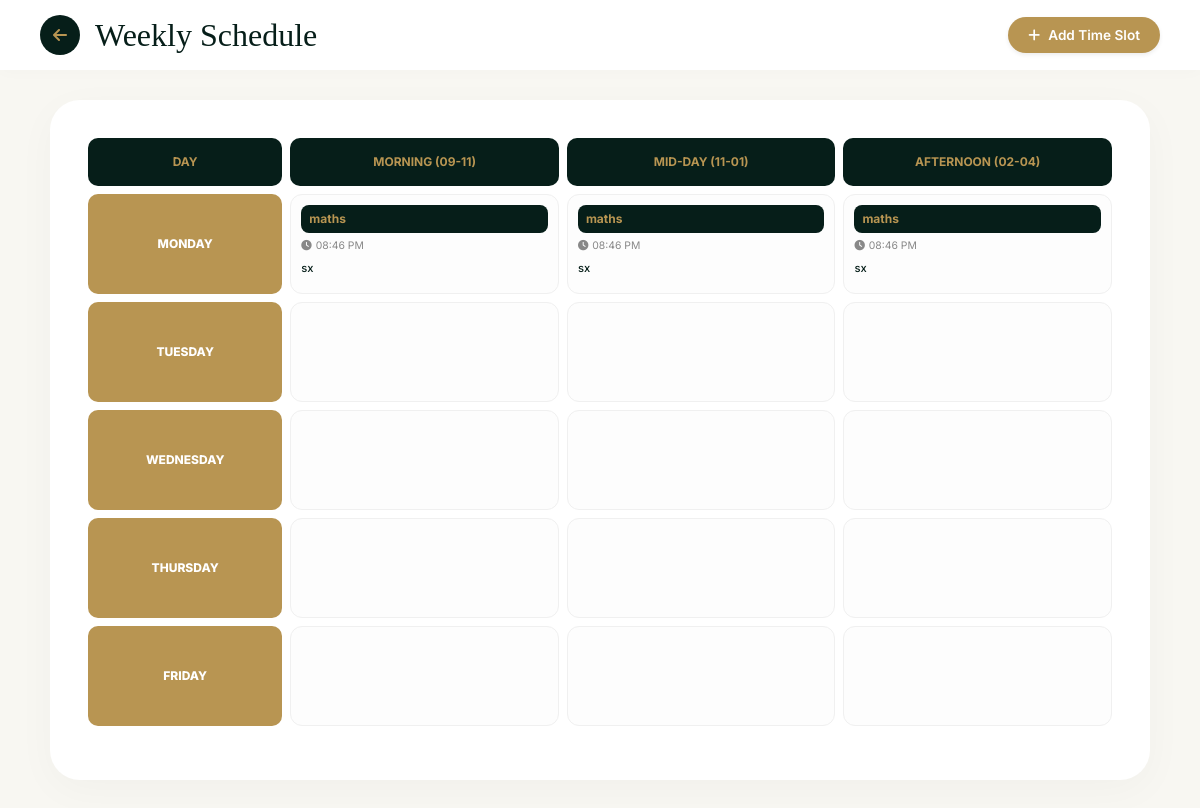
/index.php/academic/timetable/1, run on the app's committed database.
### tables this page shows
CREATE TABLE `timetable` (
  `id` int(11) NOT NULL,
  `class_id` int(11) DEFAULT NULL,
  `day` varchar(20) DEFAULT NULL,
  `start_time` time DEFAULT NULL,
  `end_time` time DEFAULT NULL,
  `subject_name` varchar(100) DEFAULT NULL,
  `teacher_id` int(11) DEFAULT NULL
);

CREATE TABLE `teachers` (
  `id` int(11) NOT NULL,
  `emp_id` varchar(50) NOT NULL,
  `subject` varchar(100) DEFAULT NULL,
  `qualification` varchar(100) DEFAULT NULL,
  `joining_date` date DEFAULT NULL,
  `salary` decimal(10,2) DEFAULT NULL,
  `first_name` varchar(100) DEFAULT NULL,
  `last_name` varchar(100) DEFAULT NULL,
  `email` varchar(100) DEFAULT NULL,
  `phone` varchar(20) DEFAULT NULL,
  `address` text DEFAULT NULL,
  `photo` varchar(255) DEFAULT 'default.png',
  `created_at` timestamp NOT NULL DEFAULT current_timestamp()
);

### application/controllers/Academic.php (called while the page is built, shortened)
<?php
class Academic extends CI_Controller {
    public function __construct() {
        $this->load->model(array('Academic_model', 'Teacher_model'));
        $this->load->helper('url');
    }
    public function timetable($class_id) {
        $data['class_id'] = $class_id;
        $data['schedule'] = $this->Academic_model->get_timetable($class_id);
        $data['teachers'] = $this->Teacher_model->get_teachers();
        $this->load->view('timetable_view', $data);
    }
}

### index.php (called while the page is built, shortened)
<?php
require_once BASEPATH.'core/CodeIgniter.php';

### application/models/Academic_model.php (called while the page is built, shortened)
<?php
class Academic_model extends CI_Model {
    public function get_timetable($class_id) {
        $this->db->select('timetable.*, teachers.first_name, teachers.last_name');
        $this->db->from('timetable');
        $this->db->join('teachers', 'teachers.id = timetable.teacher_id', 'left');
        $this->db->where('class_id', $class_id);
        return $this->db->get()->result_array();
    }
}

### application/views/timetable_view.php (the view, shortened to what this page needs)
<!DOCTYPE html>
<html lang="en">
<head>
    <link href="https://cdn.jsdelivr.net/npm/bootstrap@5.3.0/dist/css/bootstrap.min.css" rel="stylesheet">
    <link rel="stylesheet" href="https://cdnjs.cloudflare.com/ajax/libs/font-awesome/6.4.0/css/all.min.css">
</head>
<body>
    <div class="page-header">
        <div class="d-flex align-items-center">
            <a href="<?= site_url('academic/classes') ?>" class="back-circle"><i class="fa fa-arrow-left"></i></a>
            <h2>Weekly Schedule</h2>
        </div>
        <button class="btn-add-slot shadow-sm" data-bs-toggle="modal" data-bs-target="#addSlot"><i class="fa fa-plus me-2"></i>Add Time Slot</button>
    </div>
    <div class="container-fluid">
        <div class="timetable-card">
            <table class="table table-borderless table-timetable">
                <thead>
                    <tr>
                        <th style="width: 100px;">Day</th>
                        <th>Morning (09-11)</th>
                        <th>Mid-Day (11-01)</th>
                        <th>Afternoon (02-04)</th>
                    </tr>
                </thead>
                <tbody>
                    <?php
                    $days = ['Monday', 'Tuesday', 'Wednesday', 'Thursday', 'Friday'];
                    foreach($days as $day): ?>
                    <tr>
                        <th class="day-label align-middle"><?= $day ?></th>
                        <?php for($i=0; $i<3; $i++): ?>
                        <td>
                            <?php foreach($schedule as $s): ?>
                                <?php if($s['day'] == $day): ?>
                                    <div class="subject-slot text-truncate"><?= $s['subject_name'] ?></div>
                                    <span class="time-text"><i class="fa fa-clock me-1"></i><?= date('h:i A', strtotime($s['start_time'])) ?></span>
                                    <span class="teacher-text"><?= $s['first_name'] ?></span>
                                <?php endif; break; endforeach; ?>
                        </td>
                        <?php endfor; ?>
                    </tr>
                    <?php endforeach; ?>
                </tbody>
            </table>
        </div>
    </div>
</body>
</html>

### application/views/timetable_view.php (style rules this page uses)
:root { --forest-green: #061e19; --gold: #b89552; --cream: #f8f7f2; }
body { background-color: var(--cream); font-family: 'Inter', sans-serif; }
.page-header { background: white; padding: 15px 40px; box-shadow: 0 2px 15px rgba(0,0,0,0.02); display: flex; align-items: center; justify-content: space-between; }
.back-circle { width: 40px; height: 40px; background: var(--forest-green); color: var(--gold); display: flex; align-items: center; justify-content: center; border-radius: 50%; text-decoration: none; transition: 0.3s; }
h2 { font-family: 'Playfair Display', serif; color: var(--forest-green); margin: 0; margin-left: 15px; }
.timetable-card { background: white; border-radius: 30px; padding: 30px; box-shadow: 0 10px 40px rgba(0,0,0,0.03); margin: 30px auto; max-width: 1100px; border: none; }
.table-timetable { border-collapse: separate; border-spacing: 8px; }
.table-timetable th { background: var(--forest-green); color: var(--gold); border-radius: 10px; padding: 15px; text-transform: uppercase; font-size: 0.75rem; text-align: center; }
.table-timetable td { background: #fdfdfd; border: 1px solid #f0f0f0; border-radius: 12px; height: 100px; width: 150px; vertical-align: top; padding: 10px; transition: 0.2s; }
.subject-slot { background: var(--forest-green); color: var(--gold); border-radius: 8px; padding: 5px 8px; font-size: 0.75rem; font-weight: 700; margin-bottom: 5px; }
.time-text { font-size: 0.65rem; color: #888; display: block; }
.teacher-text { font-size: 0.7rem; color: var(--forest-green); font-weight: 500; }
.day-label { background: var(--gold) !important; color: white !important; font-weight: 800; }
.btn-add-slot { background: var(--gold); color: white; border-radius: 50px; padding: 8px 20px; font-weight: 600; border: none; font-size: 0.85rem; }

### data on the page
timetable: subject_name "maths", start_time "08:46 PM", teacher.first_name "sx"

### other printed values
$day "MONDAY"
$day "TUESDAY"
$day "WEDNESDAY"
$day "THURSDAY"
$day "FRIDAY"
